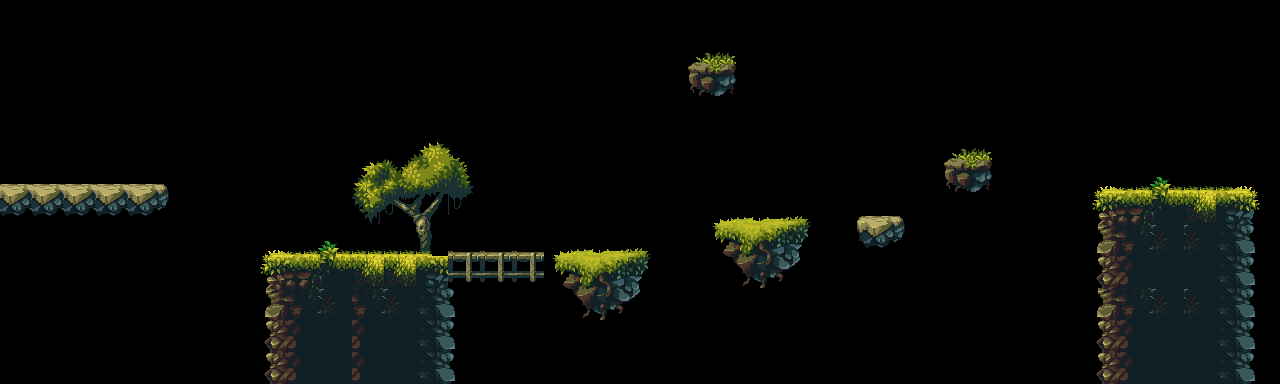

Tiled map render using the project's own tile images. Description and the whole map definition, tile-layer contents included, below:
An orthogonal 40x12 tile map with 32x32 px tiles, 1 tile layer (Tile Layer 1) and 10 objects.

<map version="1.4" tiledversion="1.4.3" orientation="orthogonal" renderorder="right-down" width="40" height="12" tilewidth="32" tileheight="32" infinite="0" nextlayerid="11" nextobjectid="21">
 <editorsettings>
  <export target="level1.lua" format="lua" />
 </editorsettings>
 <tileset firstgid="1" name="earth" tilewidth="32" tileheight="32" tilecount="290" columns="29">
  <image source="tileset.png" width="928" height="320" />
 </tileset>
 <layer id="1" name="Tile Layer 1" width="40" height="12">
  <data encoding="csv">
0,0,0,0,0,0,0,0,0,0,0,0,0,0,0,0,0,0,0,0,0,0,0,0,0,0,0,0,0,0,0,0,0,0,0,0,0,0,0,0,
0,0,0,0,0,0,0,0,0,0,0,0,0,0,0,0,0,0,0,0,0,89,154,0,0,0,0,0,0,0,0,0,0,0,0,0,0,0,0,0,
0,0,0,0,0,0,0,0,0,0,0,0,0,0,0,0,0,0,0,0,0,118,119,0,0,0,0,0,0,0,0,0,0,0,0,0,0,0,0,0,
0,0,0,0,0,0,0,0,0,0,0,0,0,0,0,0,0,0,0,0,0,0,0,0,0,0,0,0,0,0,0,0,0,0,0,0,0,0,0,0,
0,0,0,0,0,0,0,0,0,0,0,36,37,38,39,0,0,0,0,0,0,0,0,0,0,0,0,0,0,89,154,0,0,0,0,0,0,0,0,0,
49,49,49,49,49,50,0,0,0,0,0,65,66,67,68,0,0,0,0,0,0,0,0,0,0,0,0,0,0,118,119,0,0,0,147,148,149,152,162,163,
78,78,78,78,78,79,0,0,0,0,0,94,95,96,97,0,0,0,0,0,0,0,2,3,4,5,48,49,50,0,0,0,0,0,176,177,178,181,191,192,
0,0,0,0,0,0,0,0,147,148,149,152,152,125,166,166,166,2,3,4,5,0,31,32,33,34,77,78,79,0,0,0,0,0,205,206,207,207,220,221,
0,0,0,0,0,0,0,0,176,177,178,181,181,191,195,195,195,31,32,33,34,0,60,61,62,63,0,0,0,0,0,0,0,0,234,235,236,236,220,221,
0,0,0,0,0,0,0,0,205,206,207,206,207,220,221,0,0,60,61,62,63,0,0,0,0,0,0,0,0,0,0,0,0,0,205,206,207,207,220,221,
0,0,0,0,0,0,0,0,234,235,236,235,236,220,221,0,0,0,0,0,0,0,0,0,0,0,0,0,0,0,0,0,0,0,234,235,236,236,220,221,
0,0,0,0,0,0,0,0,234,235,236,235,236,220,221,0,0,0,0,0,0,0,0,0,0,0,0,0,0,0,0,0,0,0,234,235,236,236,220,221
</data>
 </layer>
 <objectgroup id="10" name="spikes" />
 <objectgroup id="9" name="goblins" />
 <objectgroup id="3" name="Platforms">
  <object id="1" x="0" y="183.333" width="166.667" height="30.6667" />
  <object id="2" x="260.667" y="254.667" width="194.667" height="128" />
  <object id="3" x="456" y="254.667" width="101.333" height="25.3333" />
  <object id="4" x="558.667" y="254" width="90" height="60" />
  <object id="5" x="712" y="222.667" width="98.6667" height="61.3333" />
  <object id="6" x="860" y="215.333" width="43.3333" height="28" />
  <object id="7" x="944.667" y="154" width="50" height="40.6667" />
  <object id="9" x="1093.33" y="188.667" width="160" height="193.333" />
 </objectgroup>
 <objectgroup id="6" name="enemies" />
 <objectgroup id="7" name="boundaries" />
 <objectgroup id="4" name="coins">
  <object id="17" x="760.667" y="191.333" width="32" height="30.6667" />
 </objectgroup>
 <objectgroup id="5" name="flag">
  <object id="16" x="1185.33" y="159.333" width="30.6667" height="29.3333" />
 </objectgroup>
</map>
